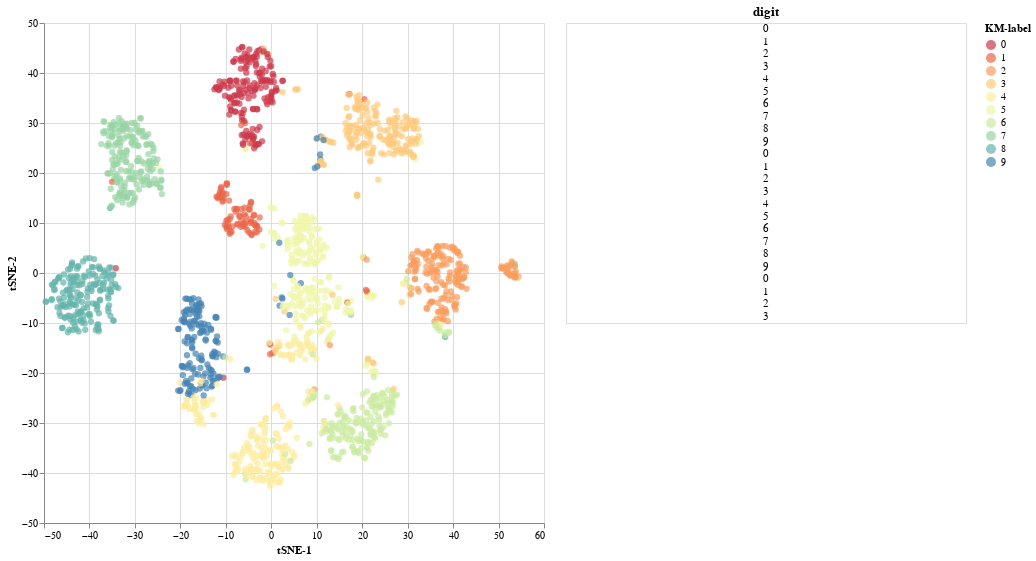

The code cell stored with this chart in its notebook:
### Code cell
#collapse-show

import pandas as pd
from sklearn.datasets import load_digits
from sklearn.manifold import TSNE
from sklearn.cluster import KMeans

import altair as alt


source=digits_df
x="tSNE-1"
y="tSNE-2"
target_col="digit"
color_col="KM-label"
alpha=0.9
markersize=40
grid=True
max_n_show = 25
width, height = 500, 500

# Brush for selection
brush = alt.selection(type='interval')

# Scatter Plot
points = alt.Chart(
    source,
    width=width,
    height=height
).mark_circle(size=markersize).encode(
    x=x,
    y=y,
    color=alt.value('steelblue')
          if color_col is None
          else alt.Color(color_col+":N", scale=alt.Scale(scheme='Spectral'))

).add_selection(brush)

# Base chart for data tables
ranked_text = alt.Chart(source).mark_text().encode(
    y=alt.Y('row_number:O',axis=None)
).transform_window(
    row_number='row_number()'
).transform_filter(
    brush
).transform_window(
    rank='rank(row_number)'
).transform_filter(
    alt.datum.rank < max_n_show
)

# Data Tables
text = ranked_text.encode(text=target_col+":N").properties(title=target_col)

alt.hconcat(
points,
text,
).configure_axis(grid=grid)

### Figure 1 — Vega-Lite specification as saved in the notebook (floating-point values rounded to 4 significant figures; data arrays with more than 128 entries replaced by an {"elided": "..."} marker saying what was removed)
{"$schema": "https://vega.github.io/schema/vega-lite/v3.4.0.json", "config": {"axis": {"grid": true}, "mark": {"tooltip": null}, "view": {"height": 300, "width": 400}}, "data": {"name": "data-894415832b55ba9dda8cd1ab5d4b1eb5"}, "datasets": {"data-894415832b55ba9dda8cd1ab5d4b1eb5": {"elided": "1797 records"}}, "hconcat": [{"encoding": {"color": {"field": "KM-label", "scale": {"scheme": "Spectral"}, "type": "nominal"}, "x": {"field": "tSNE-1", "type": "quantitative"}, "y": {"field": "tSNE-2", "type": "quantitative"}}, "height": 500, "mark": {"size": 40, "type": "circle"}, "selection": {"selector003": {"type": "interval"}}, "width": 500}, {"encoding": {"text": {"field": "digit", "type": "nominal"}, "y": {"axis": null, "field": "row_number", "type": "ordinal"}}, "mark": "text", "title": "digit", "transform": [{"window": [{"as": "row_number", "field": "", "op": "row_number"}]}, {"filter": {"selection": "selector003"}}, {"window": [{"as": "rank", "field": "row_number", "op": "rank"}]}, {"filter": "(datum.rank < 25)"}]}]}
